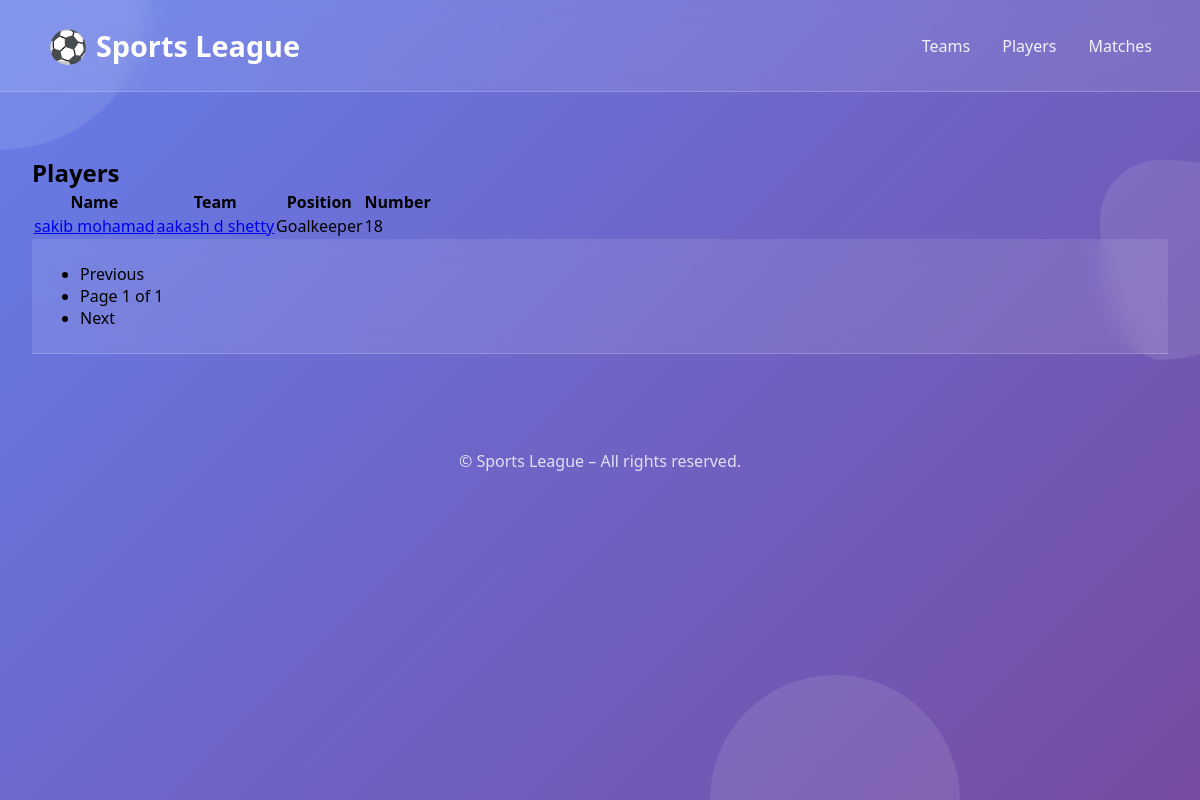
Screenshot of /players/ with the database file from the repository.
### league/models.py (models this page shows, shortened)
class Player(models.Model):
    POSITION_CHOICES = [
        ("GK", "Goalkeeper"),
        ("DF", "Defender"),
        ("MF", "Midfielder"),
        ("FW", "Forward"),
        ("BAT", "Batsman"),
        ("BWL", "Bowler"),
        ("AR", "All-rounder"),
        ("WK", "Wicketkeeper"),
        ("PR", "Prop"),
        ("HK", "Hooker"),
        ("LO", "Lock"),
        ("FL", "Flanker"),
        ("SH", "Scrum-half"),
        ("FH", "Fly-half"),
        ("CE", "Centre"),
        ("WG", "Wing"),
        ("FB", "Fullback"),
        ("MS", "Mens Singles"),
        ("WS", "Womens Singles"),
        ("MD", "Mens Doubles"),
        ("WD", "Womens Doubles"),
        ("XD", "Mixed Doubles"),
        ("P", "Pitcher"),
        ("C", "Catcher"),
        ("1B", "First Base"),
        ("2B", "Second Base"),
        ("3B", "Third Base"),
        ("SS", "Shortstop"),
        ("LF", "Left Field"),
        ("CF", "Center Field"),
        ("RF", "Right Field"),
    ]
    first_name = models.CharField(max_length=120)
    last_name = models.CharField(max_length=120, blank=True)
    team = models.ForeignKey(Team, on_delete=models.SET_NULL, blank=True, null=True, related_name="players")
    position = models.CharField(max_length=10, choices=POSITION_CHOICES, blank=True)
    number = models.IntegerField(blank=True, null=True)
    date_of_birth = models.DateField(blank=True, null=True)
    nationality = models.CharField(max_length=120, blank=True)
    class Meta:
        ordering = ["team__name", "last_name", "first_name"]

class Team(models.Model):
    name = models.CharField(max_length=150)
    city = models.CharField(max_length=120, blank=True)
    founded = models.IntegerField(blank=True, null=True)
    logo = models.ImageField(upload_to="team_logos/", blank=True, null=True)
    slug = models.SlugField(max_length=160, unique=True, blank=True)
    sport = models.ForeignKey(Sport, on_delete=models.SET_NULL, blank=True, null=True, related_name="primary_teams")
    sports = models.ManyToManyField(Sport, blank=True, related_name="teams")
    class Meta:
        ordering = ["name"]

### league/views.py (the view)
# urls.py: path("players/", league_views.players_list, name="players_list"),
def players_list(request):
    qs = Player.objects.select_related("team").order_by("team__name", "last_name")
    page_obj = paginate_qs(request, qs, per_page=20)
    return render(request, "league/players_list.html", {"page_obj": page_obj})

### league/views.py (called while the page is built)
def paginate_qs(request, queryset, per_page=10):
    paginator = Paginator(queryset, per_page)
    page_num = request.GET.get("page", 1)
    try:
        page_obj = paginator.page(page_num)
    except PageNotAnInteger:
        page_obj = paginator.page(1)
    except EmptyPage:
        page_obj = paginator.page(paginator.num_pages)
    return page_obj

### templates/league/players_list.html (shortened to what this page needs)
{% extends "base.html" %}
{% block content %}
<h2 class="mb-3">Players</h2>
<table class="table table-striped">
  <thead>
    <tr><th>Name</th><th>Team</th><th>Position</th><th>Number</th></tr>
  </thead>
  <tbody>
    {% for player in page_obj %}
    <tr>
      <td><a href="{% url 'player_detail' player.pk %}">{{ player.first_name }} {% if player.last_name %}{{ player.last_name }}{% endif %}</a></td>
      <td>{% if player.team %}<a href="{% url 'team_detail' player.team.pk %}">{{ player.team.name }}</a>{% else %}—{% endif %}</td>
      <td>{{ player.get_position_display }}</td>
      <td>{{ player.number|default:"—" }}</td>
    </tr>
    {% empty %}
    <tr><td colspan="4">No players yet. <a href="{% url 'add_player' %}">Add one</a>.</td></tr>
    {% endfor %}
  </tbody>
</table>
<nav class="mt-4">
  <ul class="pagination">
    {% if page_obj.has_previous %}
      <li class="page-item"><a class="page-link" href="?page={{ page_obj.previous_page_number }}">Previous</a></li>
    {% else %}
      <li class="page-item disabled"><span class="page-link">Previous</span></li>
    {% endif %}
    <li class="page-item disabled"><span class="page-link">Page {{ page_obj.number }} of {{ page_obj.paginator.num_pages }}</span></li>
    {% if page_obj.has_next %}
      <li class="page-item"><a class="page-link" href="?page={{ page_obj.next_page_number }}">Next</a></li>
    {% else %}
      <li class="page-item disabled"><span class="page-link">Next</span></li>
    {% endif %}
  </ul>
</nav>
{% endblock %}

### templates/base.html (style rules this page uses)
* { margin: 0; padding: 0; box-sizing: border-box; }
body { font-family: 'Segoe UI', Tahoma, Geneva, Verdana, sans-serif; background: linear-gradient(135deg, #667eea 0%, #764ba2 100%); min-height: 100vh; position: relative; overflow-x: hidden; }
nav { background: rgba(255, 255, 255, 0.1); backdrop-filter: blur(10px); padding: 1.5rem 3rem; display: flex; justify-content: space-between; align-items: center; position: relative; z-index: 10; border-bottom: 1px solid rgba(255, 255, 255, 0.2); }

### rows the page displays
Player: first_name "sakib", last_name "mohamad", team.name "aakash d shetty", position "Goalkeeper", number "18"

### other values shown
{{ page_obj.number }} "1"
{{ page_obj.paginator.num_pages }} "1"
